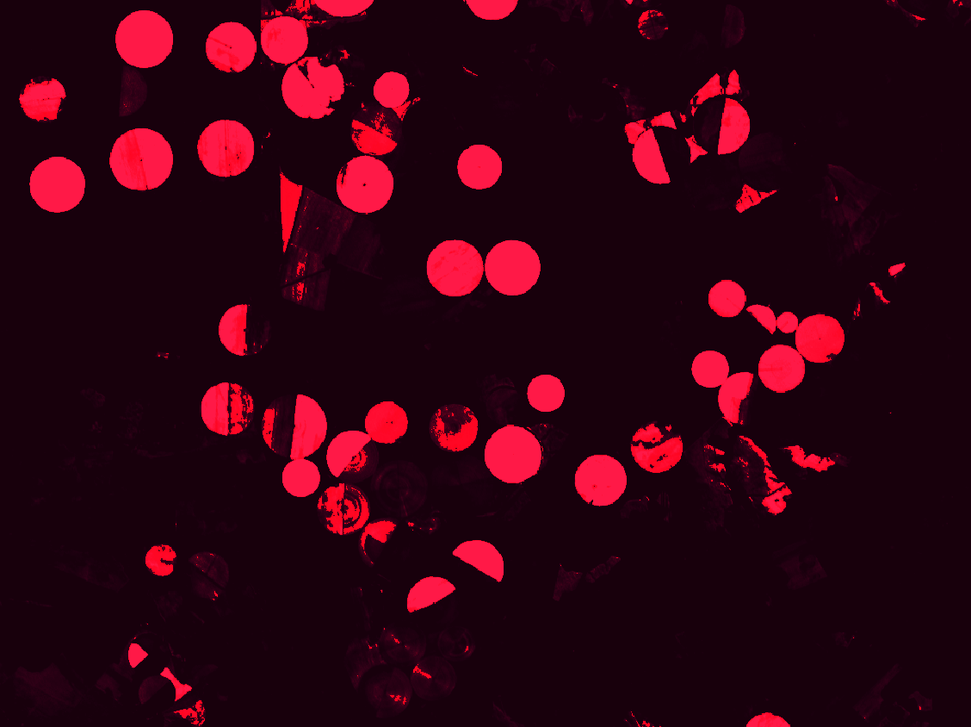
#> input picture teste.png, 971 x 727 px, shrunk from 1128 x 844 before the run
$ python melhorCalibragem.py
#> lines starting #> are read from the running program, lines starting #| are printed output that depends on the picture; after the words box and inside, x2 and y2 are one past the last pixel; in counts of white or black regions, pixels touching at a corner belong together
import numpy as np
import cv2

#carrega as imagens
img = cv2.imread('teste.png')
#> img is the input picture: shape (727, 971, 3); mean B, G, R 17.6, 2, 48.4
image = cv2.imread('teste01.png')
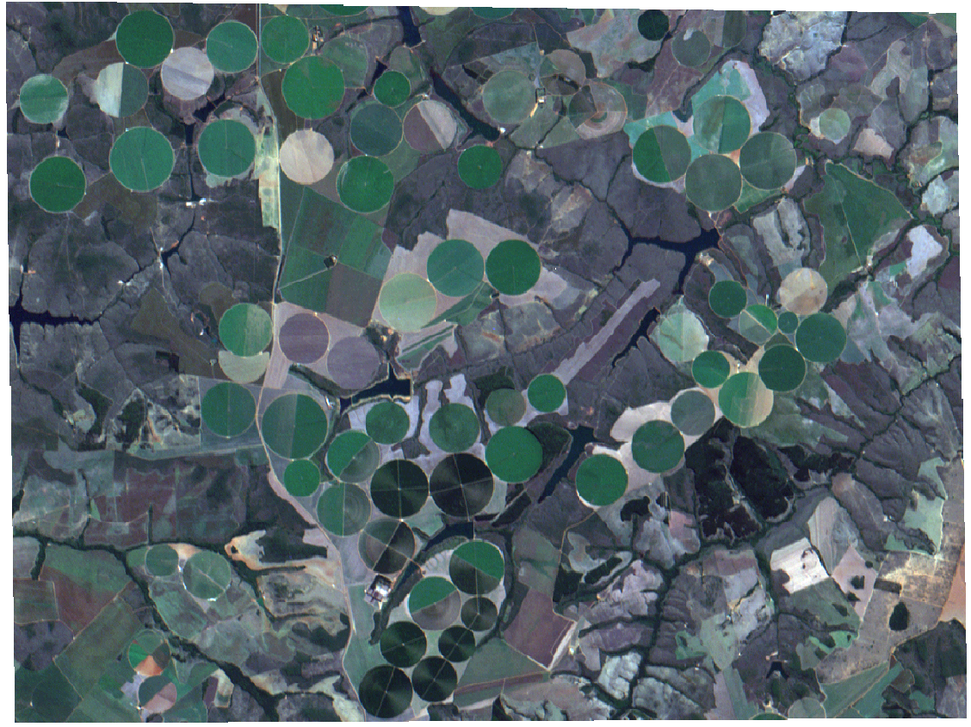
#> input picture teste01.png, 971 x 727 px, shrunk from 1128 x 844 before the run
#> image is the input picture: shape (727, 971, 3); mean B, G, R 106.3, 101.6, 87.1
output = image.copy()

img = cv2.cvtColor(img, cv2.COLOR_BGR2GRAY)#converte em tons de cinza
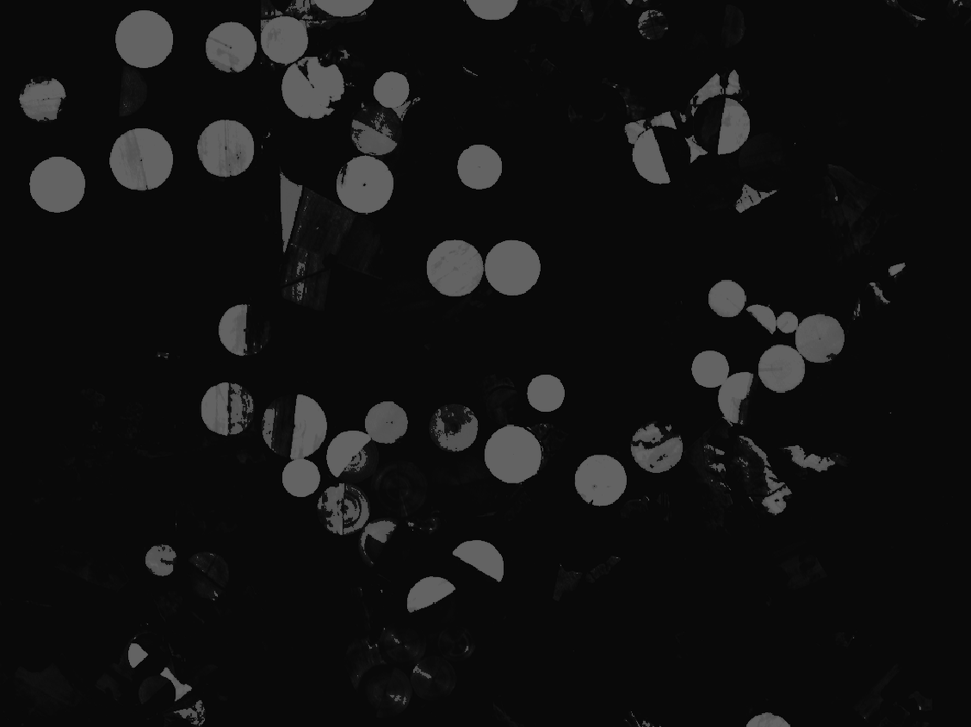
#> img: shape (727, 971); min 1, max 103, mean 18
#rows = img.shape[0]

#funçãoHough
#circles = cv2.HoughCircles(img, cv2.HOUGH_GRADIENT, 1, rows/17, param1=60, param2=10, minRadius=10, maxRadius=37)
circles = cv2.HoughCircles(img, cv2.HOUGH_GRADIENT, 1, 40, param1=50, param2=12, minRadius=10, maxRadius=37)
#> circles = 51 rows, first 8: [225.5, 147.5, 28.5], [230.5, 46.5, 25.2], [512.5, 267.5, 27.9], [512.5, 453.5, 28.1], [300.5, 477.5, 18.8], [141.5, 158.5, 30.7], [545.5, 392.5, 18.5], [293.5, 425.5, 33]

#Exibe detecção
detected_circles = np.uint16(np.around(circles))
#> detected_circles = 51 rows, first 8: [226, 148, 28], [230, 46, 25], [512, 268, 28], [512, 454, 28], [300, 478, 19], [142, 158, 31], [546, 392, 18], [294, 426, 33]
for (x,y,r) in detected_circles[0, :]:
    #cv2.circle(output, (x, y), r,(0,255,0),1)
    #cv2.circle(output, (x, y), 2,(0,0,255),r)
    cv2.circle(output, (x, y), r,(0,255,0),1)
    cv2.circle(output, (x, y), 2,(0,255,0),2)
#> this loop made 51 passes
#> (x, y, r) on passes 1 to 12: (226, 148, 28), (230, 46, 25), (512, 268, 28), (512, 454, 28), (300, 478, 19), (142, 158, 31), (546, 392, 18), (294, 426, 33), (454, 268, 28), (820, 338, 24), (600, 480, 26), (144, 40, 28)
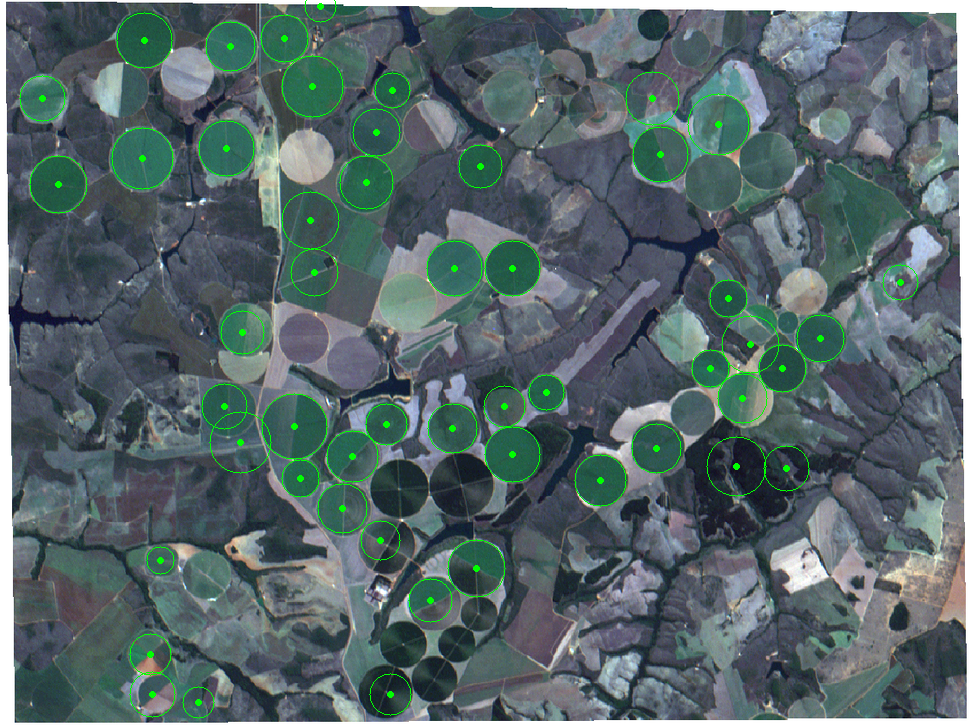
#> output: shape (727, 971, 3); 1.24% of pixels changed, all inside (x1, y1, x2, y2) = (19, 0, 919, 719)
#Mostra na tela
cv2.imshow('img_Entrada',output)
cv2.imshow('img_pivodetec',img)
cv2.waitKey(0)
cv2.destroyAllWindows()

#melhoriar de bug

#information Hough circles transform

#imagem:	        Imagem de entrada em tons de cinza de canal único, 8 bits.
#circles:	        Vetor de saída dos círculos encontrados (tipo cv.CV_32FC3). Cada vetor é codificado como um vetor de ponto flutuante de 3 elementos (x, y, raio).
#HOUGD_GRADIENT:	Método de detecção (consulte cv.HoughModes ). Atualmente, o único método implementado é HOUGH_GRADIENT
#dp:	            Razão inversa da resolução do acumulador para a resolução da imagem. Por exemplo, se dp = 1, o acumulador tem a mesma resolução da imagem de entrada. Se dp = 2, o acumulador tem metade da largura e da altura.
#minDist:	        Distância mínima entre os centros dos círculos detectados. Se o parâmetro for muito pequeno, vários círculos vizinhos podem ser detectados falsamente, além de um verdadeiro. Se for muito grande, alguns círculos podem ser perdidos.
#param1:	        Primeiro parâmetro específico do método. No caso de HOUGH_GRADIENT, é o limite superior dos dois passado para o detector de borda do Canny (o inferior é duas vezes menor).
#param2:	        Segundo parâmetro específico do método. No caso de HOUGH_GRADIENT, é o limite do acumulador para os centros do círculo no estágio de detecção. Quanto menor for, mais círculos falsos podem ser detectados. Círculos, correspondentes aos maiores valores do acumulador, serão retornados primeiro.
#minRadius:	        Raio mínimo do círculo.
#maxRadius:	        Raio máximo do círculo.
